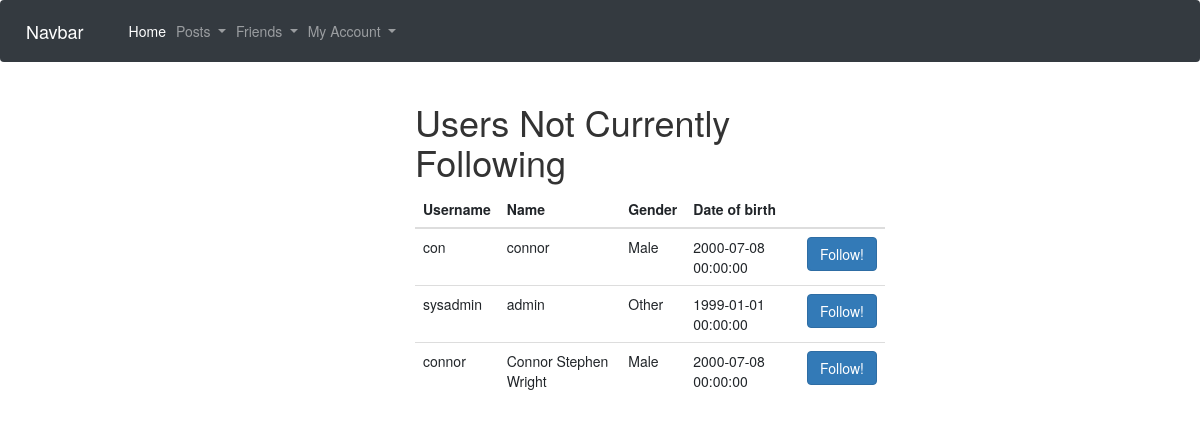
/findfollowers (signed in), run on the app's committed database.
### app/models.py (models this page shows, shortened)
class User(UserMixin, db.Model):
    id = db.Column(db.Integer, primary_key=True)
    name = db.Column(db.String(120))
    username = db.Column(db.String(64), index=True, unique=True)
    password = db.Column(db.String(128))
    dob = db.Column(db.DateTime)
    gender = db.Column(db.String(20))
    posts = db.relationship('Post', backref='author', lazy='dynamic')
    friends = db.relationship('User',
                            secondary=friendship,
                            primaryjoin=id==friendship.c.user_id,
                            secondaryjoin=id==friendship.c.friend_id)

### app/views.py (the view)
@app.route('/findfollowers', methods=['GET', 'POST'])
@login_required
def findUsersToFollower():
    following = current_user.friends
    notFollowing = []
    current=0
    for user in User.query.all():
        for friends in current_user.friends:
            if user.id == friends.id:
                current=1
        if current==0:
            notFollowing.append(user)
        current=0
    return render_template('findusers.html', title="Find Users", users=notFollowing)

### app/models.py (called while the page is built)
@login.user_loader
def load_user(id):
    return User.query.get(int(id))

### app/templates/findusers.html
{% extends "base.html" %}
{% block content %}
<h1>Users Not Currently Following</h1>
<table class="table">
    <thead>
      <tr>
        <th>Username</th>
        <th>Name</th>
        <th>Gender</th>
        <th>Date of birth</th>
        <th></th>
      </tr>
    </thead>
    <tbody>
    {% for user in users %}
    <tr>
      <td>{{user.username}}</td>
      <td>{{user.name}}</td>
      <td>{{user.gender}}</td>
      <td>{{user.dob}}</td>
      <td><a href="/follow/{{user.id}}"><button type="button" class="btn btn-primary">Follow!</button></a></td>
    </tr>
    {% endfor %}
  </tbody>
</table>
{% endblock %}

### app/templates/base.html (shortened to what this page needs)
<!DOCTYPE html>
<html lang=en>
  <head>
    <link rel="stylesheet" href="https://stackpath.bootstrapcdn.com/bootstrap/4.2.1/css/bootstrap.min.css">
    <link rel="stylesheet" href="https://maxcdn.bootstrapcdn.com/bootstrap/3.4.1/css/bootstrap.min.css">
    <link rel="stylesheet" href="/static/style.css">
  </head>
  <body>
    <nav class="navbar navbar-expand-lg navbar-dark bg-dark">
        <a class="navbar-brand" href="#">Navbar</a>
        <div class="collapse navbar-collapse" id="navbarSupportedContent">
          <ul class="navbar-nav mr-auto">
            <li class="nav-item active">
              <a class="nav-link" href="/">Home <span class="sr-only">(current)</span></a>
            </li>
            <li class="nav-item dropdown">
                <a class="nav-link dropdown-toggle" href="#" id="navbarDropdown" role="button" data-toggle="dropdown" aria-haspopup="true" aria-expanded="false">
                  Posts
                </a>
            </li>
            <li class="nav-item dropdown">
                <a class="nav-link dropdown-toggle" href="#" id="navbarDropdown" role="button" data-toggle="dropdown" aria-haspopup="true" aria-expanded="false">
                  Friends
                </a>
            </li>
            <li class="nav-item dropdown">
              <a class="nav-link dropdown-toggle" href="#" id="navbarDropdown" role="button" data-toggle="dropdown" aria-haspopup="true" aria-expanded="false">
                My Account
              </a>
            </li>
        </div>
      </nav>
    <div class="container-fluid">
      <div class="row">
        <div class="col-4"></div>
          <div class="col-5">
            {% block content %}{% endblock %}
          </div>
        </div>
      </div>
  </body>
</html>

### data on the page
User: username "con", name "connor", gender "Male", dob "2000-07-08 00:00:00"
User: username "sysadmin", name "admin", gender "Other", dob "1999-01-01 00:00:00"
User: username "connor", name "Connor Stephen Wright", gender "Male", dob "2000-07-08 00:00:00"
